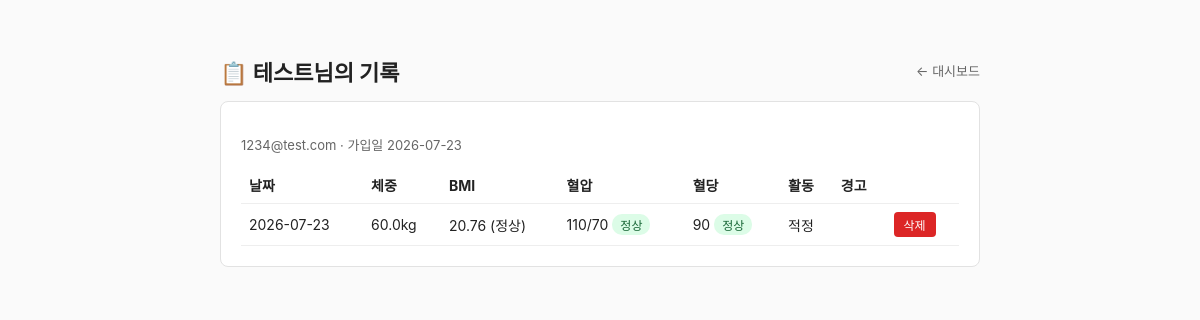
Page /web/admin/users/1 (signed in) on the committed database.
### tables this page shows
CREATE TABLE users (
        id INTEGER PRIMARY KEY AUTOINCREMENT,
        email TEXT UNIQUE NOT NULL,
        password TEXT NOT NULL,
        name TEXT NOT NULL,
        role TEXT NOT NULL DEFAULT 'user',
        created_at TEXT NOT NULL
    );

CREATE TABLE records (
        id INTEGER PRIMARY KEY AUTOINCREMENT,
        user_id INTEGER,
        date TEXT NOT NULL,
        weight REAL NOT NULL,
        height REAL NOT NULL,
        systolic INTEGER NOT NULL,
        diastolic INTEGER NOT NULL,
        blood_sugar INTEGER NOT NULL,
        steps INTEGER DEFAULT 0,
        sleep_hours REAL DEFAULT 0,
        memo TEXT,
        bmi REAL,
        bmi_category TEXT,
        bp_category TEXT,
        sugar_category TEXT,
        warnings TEXT,
        FOREIGN KEY(user_id) REFERENCES users(id)
    );

### web.py (the view)
@router.get("/web/admin/users/{user_id}", response_class=HTMLResponse)
def admin_view_user_records(user_id: int, request: Request):
    user = get_current_user_from_cookie(request)
    if user is None:
        return RedirectResponse(url="/web/login", status_code=303)
    if user["role"] != "admin":
        return RedirectResponse(url="/web/records", status_code=303)
    target_user = get_user_by_id(user_id)
    if target_user is None:
        return RedirectResponse(url="/web/admin", status_code=303)
    records = admin_crud.get_user_records(user_id)
    return templates.TemplateResponse(
        request, "admin_user_records.html",
        {"user": user, "target_user": target_user, "records": records}
    )

### templates/admin_user_records.html (shortened to what this page needs)
{% extends "base.html" %}
{% block content %}
<div class="top-bar">
    <h1>📋 {{ target_user.name }}님의 기록</h1>
    <a href="/web/admin">← 대시보드</a>
</div>
<div class="card">
    <p style="color:#666; font-size:13px;">{{ target_user.email }} · 가입일 {{ target_user.created_at[:10] }}</p>
    {% if records|length == 0 %}
        <p style="color:#888;">이 사용자는 아직 기록이 없습니다.</p>
    {% else %}
    <table>
        <tr>
            <th>날짜</th><th>체중</th><th>BMI</th><th>혈압</th><th>혈당</th><th>활동</th><th>경고</th><th></th>
        </tr>
        {% for r in records %}
        <tr>
            <td>{{ r.date }}</td>
            <td>{{ r.weight }}kg</td>
            <td>{{ r.bmi }} ({{ r.bmi_category }})</td>
            <td>
                {{ r.systolic }}/{{ r.diastolic }}
                <span class="badge {{ 'warn' if r.bp_category == '고혈압' else 'ok' }}">{{ r.bp_category }}</span>
            </td>
            <td>
                {{ r.blood_sugar }}
                <span class="badge {{ 'warn' if r.sugar_category == '당뇨 의심' else 'ok' }}">{{ r.sugar_category }}</span>
            </td>
            <td>{{ r.activity_level or '-' }}</td>
            <td>
            </td>
            <td>
                <form class="inline" method="post"
                      action="/web/admin/users/{{ target_user.id }}/records/{{ r.id }}/delete"
                      onsubmit="return confirm('이 사용자의 기록을 삭제하시겠습니까?');">
                    <button type="submit" class="danger">삭제</button>
                </form>
            </td>
        </tr>
        {% endfor %}
    </table>
    {% endif %}
</div>
{% endblock %}

### templates/base.html (shortened to what this page needs)
<!DOCTYPE html>
<html lang="ko">
<head>
</head>
<body>
    {% block content %}{% endblock %}
</body>
</html>

### templates/base.html (style rules this page uses)
body { font-family: -apple-system, "Segoe UI", "Malgun Gothic", sans-serif; max-width: 760px; margin: 40px auto; padding: 0 16px; color: #222; background: #fafafa; }
h1 { font-size: 22px; }
.card { background: #fff; border: 1px solid #e2e2e2; border-radius: 8px; padding: 20px; margin-bottom: 16px; }
button { margin-top: 16px; padding: 10px 16px; background: #2563eb; color: #fff; border: none; border-radius: 4px; cursor: pointer; }
button.danger { background: #dc2626; padding: 4px 10px; font-size: 12px; margin-top: 0; }
table { width: 100%; border-collapse: collapse; font-size: 14px; }
th, td { padding: 8px; border-bottom: 1px solid #eee; text-align: left; }
.badge { display: inline-block; padding: 2px 8px; border-radius: 10px; font-size: 12px; }
.badge.ok { background: #dcfce7; color: #166534; }
.top-bar { display: flex; justify-content: space-between; align-items: center; }
.top-bar a { font-size: 13px; color: #666; text-decoration: none; }
form.inline { display: inline; }

### rows in the picture
users: name "테스트", email "1234@test.com", created_at "2026-07-23"
records: date "2026-07-23", weight "60.0", bmi "20.76", bmi_category "정상", systolic "110", diastolic "70", bp_category "정상", blood_sugar "90", sugar_category "정상", activity_level "적정"
